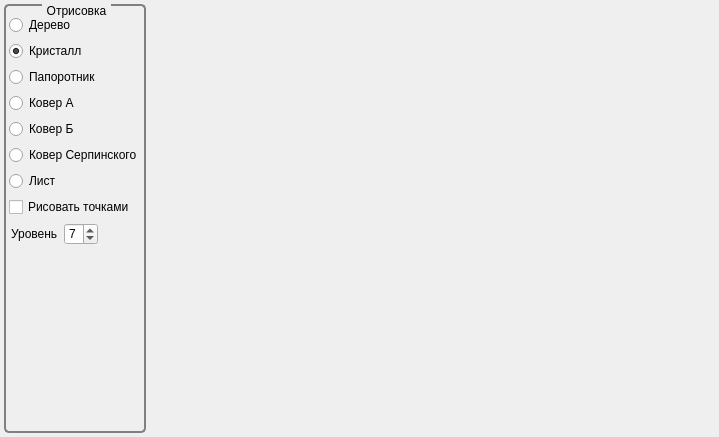
<?xml version="1.0" encoding="UTF-8"?>
<ui version="4.0">
 <class>MainWindowConductivity</class>
 <widget class="QMainWindow" name="MainWindowConductivity">
  <property name="geometry">
   <rect>
    <x>0</x>
    <y>0</y>
    <width>719</width>
    <height>437</height>
   </rect>
  </property>
  <property name="minimumSize">
   <size>
    <width>141</width>
    <height>0</height>
   </size>
  </property>
  <property name="windowTitle">
   <string>Фракталы</string>
  </property>
  <property name="animated">
   <bool>true</bool>
  </property>
  <widget class="QWidget" name="centralWidget">
   <layout class="QHBoxLayout" name="horizontalLayout_6" stretch="1,10">
    <property name="margin">
     <number>4</number>
    </property>
    <item>
     <layout class="QVBoxLayout" name="verticalLayout_Logic">
      <property name="rightMargin">
       <number>6</number>
      </property>
      <item>
       <widget class="QGroupBox" name="groupBox_draw">
        <property name="minimumSize">
         <size>
          <width>0</width>
          <height>200</height>
         </size>
        </property>
        <property name="maximumSize">
         <size>
          <width>16777215</width>
          <height>16777215</height>
         </size>
        </property>
        <property name="styleSheet">
         <string notr="true">QGroupBox {
     background-color: qlineargradient(x1: 0, y1: 0, x2: 0, y2: 1,
                                       stop: 0 #E0E0E0, stop: 1 #FFFFFF);
     border: 2px solid gray;
     border-radius: 5px;
     margin-top: 1ex; /* leave space at the top for the title */
 }

 QGroupBox::title {
     subcontrol-origin: margin;
     subcontrol-position: top center; /* position at the top center */
     padding: 0 3px;
     background-color: qlineargradient(x1: 0, y1: 0, x2: 0, y2: 1,
                                       stop: 0 #FFOECE, stop: 1 #FFFFFF);
 }</string>
        </property>
        <property name="title">
         <string>Отрисовка</string>
        </property>
        <layout class="QVBoxLayout" name="verticalLayout_draw">
         <property name="leftMargin">
          <number>3</number>
         </property>
         <property name="topMargin">
          <number>9</number>
         </property>
         <property name="rightMargin">
          <number>2</number>
         </property>
         <property name="bottomMargin">
          <number>3</number>
         </property>
         <item>
          <widget class="QRadioButton" name="radioButtonTree">
           <property name="text">
            <string>Дерево</string>
           </property>
          </widget>
         </item>
         <item>
          <widget class="QRadioButton" name="radioButtonCrystal">
           <property name="text">
            <string>Кристалл</string>
           </property>
           <property name="checked">
            <bool>true</bool>
           </property>
          </widget>
         </item>
         <item>
          <widget class="QRadioButton" name="radioButtonFern">
           <property name="text">
            <string>Папоротник</string>
           </property>
          </widget>
         </item>
         <item>
          <widget class="QRadioButton" name="radioButtonMatA">
           <property name="text">
            <string>Ковер А</string>
           </property>
          </widget>
         </item>
         <item>
          <widget class="QRadioButton" name="radioButtonMatB">
           <property name="text">
            <string>Ковер Б</string>
           </property>
          </widget>
         </item>
         <item>
          <widget class="QRadioButton" name="radioButtonMatS">
           <property name="text">
            <string>Ковер Серпинского</string>
           </property>
          </widget>
         </item>
         <item>
          <widget class="QRadioButton" name="radioButtonLeaf">
           <property name="text">
            <string>Лист</string>
           </property>
          </widget>
         </item>
         <item>
          <widget class="QCheckBox" name="checkBoxPoints">
           <property name="text">
            <string>Рисовать точками</string>
           </property>
          </widget>
         </item>
         <item>
          <layout class="QFormLayout" name="formLayout_split">
           <property name="fieldGrowthPolicy">
            <enum>QFormLayout::ExpandingFieldsGrow</enum>
           </property>
           <property name="leftMargin">
            <number>2</number>
           </property>
           <item row="1" column="0">
            <widget class="QLabel" name="label_X">
             <property name="text">
              <string>Уровень</string>
             </property>
             <property name="buddy">
              <cstring>spinBoxLevel</cstring>
             </property>
            </widget>
           </item>
           <item row="1" column="1">
            <widget class="QSpinBox" name="spinBoxLevel">
             <property name="minimum">
              <number>1</number>
             </property>
             <property name="maximum">
              <number>9</number>
             </property>
             <property name="value">
              <number>7</number>
             </property>
            </widget>
           </item>
          </layout>
         </item>
        </layout>
       </widget>
      </item>
     </layout>
    </item>
    <item>
     <layout class="QVBoxLayout" name="verticalLayout_surface">
      <property name="spacing">
       <number>0</number>
      </property>
      <property name="topMargin">
       <number>6</number>
      </property>
      <property name="rightMargin">
       <number>6</number>
      </property>
      <property name="bottomMargin">
       <number>6</number>
      </property>
     </layout>
    </item>
   </layout>
  </widget>
 </widget>
 <layoutdefault spacing="6" margin="11"/>
 <tabstops>
  <tabstop>spinBoxLevel</tabstop>
 </tabstops>
 <resources/>
 <connections/>
</ui>
